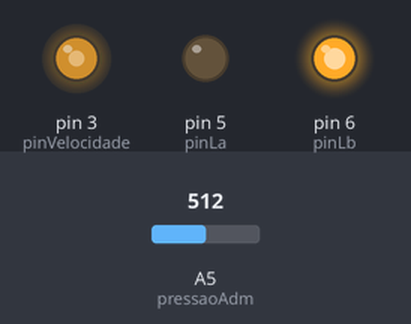
Simulated run of this sketch. Board: Arduino Uno, built with avr-gcc and run on an emulated ATmega328P. Shown: output pins drawn as LEDs (lit = HIGH). The test bench sets the inputs (shaded band); at power-on: A5 (pressaoAdm) = 512. What the sketch prints to the serial monitor is not drawn. At 0.3 s the program stops and its outputs stay as they are.

Above: at 0.1 s.
Timing chart, 0 to 1.6 s (numbered marks = the images above):
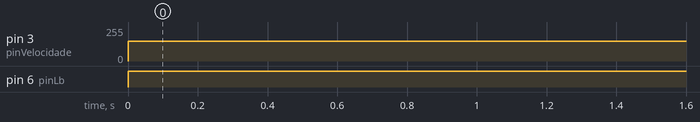

Measured:
- by itself, pin 3 (pinVelocidade): 0/255 → 150/255 at 0.00 s
- by itself, pin 6 (pinLb): LOW → HIGH at 0.00 s

The sketch:

beta.ino
```cpp
int pinVelocidade = 3;
int pinLa = 5;
int pinLb = 6;
int vel = 0;
int pressaoAdm = 5;


void setup() {
  pinMode(pinVelocidade, OUTPUT);
  pinMode(pinLa, OUTPUT);
  pinMode(pinLb, OUTPUT);
  pinMode(pressaoAdm, OUTPUT);


}

void loop() {
  Serial.begin(9600); // Inicia a comunicacao serial
  vel = 150;
  analogWrite(pinVelocidade, vel);
  digitalWrite(pinLa, LOW);
  digitalWrite(pinLb, HIGH);

  float tensao = analogRead(pressaoAdm);
  Serial.println(tensao);
}
```
